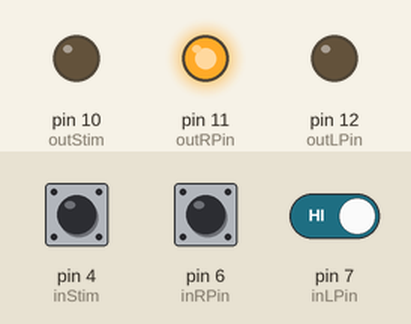
Bench run of a sketch on a simulated Arduino Uno, built with avr-gcc and run on an emulated ATmega328P. On the bench: output pins drawn as LEDs (lit = HIGH). Inputs (shaded band) come from the test bench; at power-on: pin 4 (inStim) HIGH, pin 6 (inRPin) HIGH, pin 7 (inLPin) HIGH.

Above: at 1.2 s.
1.3 s: pin 4 (inStim) pulled LOW for 0.15 s
At 1.38 s:
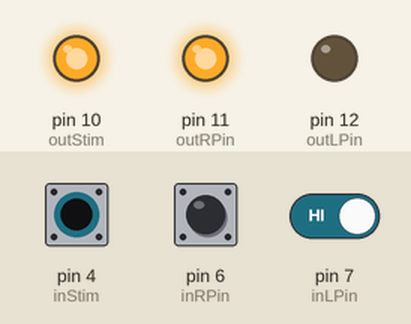
2.9 s: pin 6 (inRPin) pulled LOW for 0.15 s
At 4.2 s:
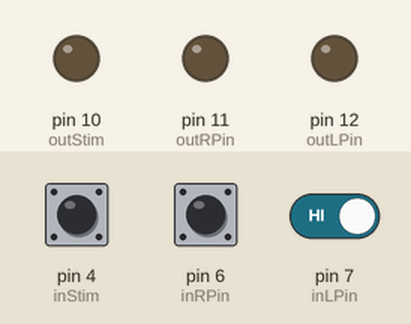
4.5 s: pin 4 (inStim) driven LOW and pin 7 (inLPin) driven LOW
At 5.7 s:
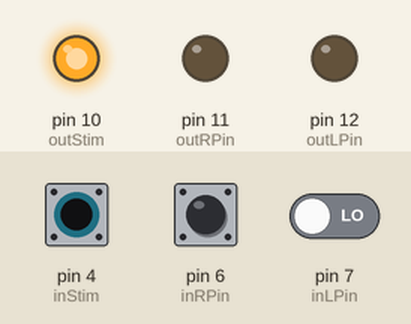
6.0 s: pin 4 (inStim) driven HIGH
At 7.2 s:
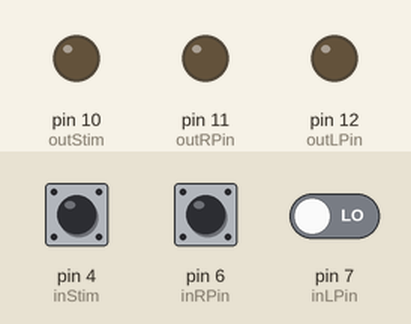
7.5 s: pin 4 (inStim) driven LOW
At 8.4 s:
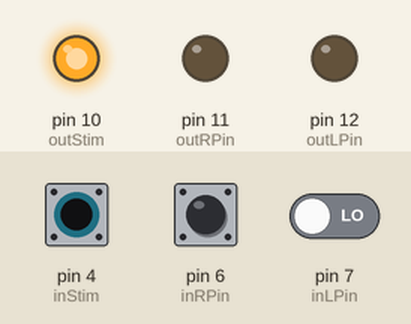
9.0 s: pin 6 (inRPin) driven LOW and pin 7 (inLPin) driven HIGH
At 9.4 s:
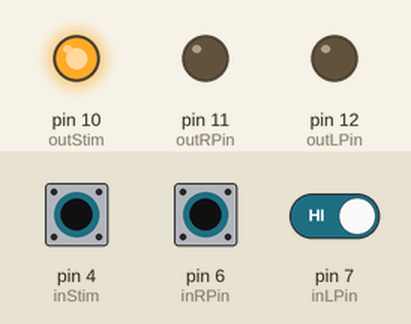
Timing chart, 0 to 11.5 s (numbered marks = the images above; inputs shaded):
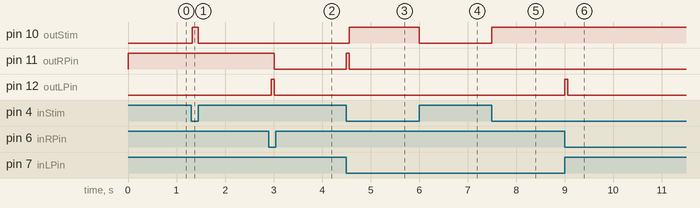

Measured:
- after the input at 1.3 s, pin 10 (outStim): LOW → HIGH at once, → LOW 0.13 s later
- after the input at 2.9 s, pin 11 (outRPin): HIGH → LOW after 0.11 s; pin 12 (outLPin): LOW → HIGH after 0.05 s, → LOW 0.06 s later
- after the input at 4.5 s, pin 10 (outStim): LOW → HIGH after 0.06 s; pin 11 (outRPin): LOW → HIGH at once, → LOW 0.06 s later
- after the input at 6.0 s, pin 10 (outStim): HIGH → LOW at once
- after the input at 7.5 s, pin 10 (outStim): LOW → HIGH at once
- after the input at 9.0 s, pin 12 (outLPin): LOW → HIGH at once, → LOW 0.06 s later

The sketch:

Linear_track_reward_plus_stim.ino
```cpp
static int outLPin = 12 ; // choose the pin for the left solenoid
static int outRPin = 11; // choose the pin for the right solenoid
static int outStim = 10;  // output pin for stim location
static int inLPin = 7;   // choose the input pin for left semsor
static int inRPin = 6;   // choose the input pin for right semsor
static int inStim = 4;   // input pin for stim location

static boolean ON = HIGH;
static boolean OFF = !ON;

int durL = 60; // duration left solenoid opens
int durR = 60; // duration right solenoid opens
int durStim = 60; //duration stim is on

boolean left = 0;     // variable for reading the pin status
boolean right = 0;
boolean conda = 0;

boolean nextLeft = 1;
boolean nextRight = 0;

byte next = outLPin;

void setup() {

  pinMode(outLPin, OUTPUT);  // declare left solenoid pin as output
  pinMode(outRPin, OUTPUT);  // declare right solenoid pin as output
  pinMode(outStim, OUTPUT);  // declare stim output pin as output
  pinMode(inLPin, INPUT);    // declare left sensor as input
  pinMode(inRPin, INPUT);    // declare right sensor as input
  pinMode(inStim, INPUT);    // declare stim input as input
  digitalWrite(outLPin, HIGH); // turn solenoids OFF
  digitalWrite(outRPin, HIGH);  // turn solenoids OFF
  digitalWrite(outStim, HIGH);
  pinMode(inLPin, INPUT_PULLUP);    // declare left sensor as input
  pinMode(inRPin, INPUT_PULLUP);    // declare right sensor as input
  pinMode(inStim, INPUT_PULLUP);
}

void loop(){
  if (next == outRPin){
    left = digitalRead(inLPin);  // read input value
    right = digitalRead(inRPin);  // read input value


    if (right == ON && left == OFF) {         // check if the input is HIGH (button released)
      digitalWrite(next, HIGH);  // turn LED ON
      delay(durR);
      digitalWrite(next, LOW);
      next = outLPin;
    } else {
      digitalWrite(next, LOW);  // turn LED OFF
    }
  } else {
    left = digitalRead(inLPin);  // read input value
    right = digitalRead(inRPin);  // read input value


    if (left == ON && right == OFF) {         // check if the input is HIGH (button released)
      digitalWrite(next, HIGH);  // turn LED ON
      delay(durL);
      digitalWrite(next, LOW);
      next = outRPin;
    } else {
      digitalWrite(next, LOW);  // turn LED OFF

    conda = digitalRead(inStim);
    if (conda == ON){
    digitalWrite(outStim, LOW); // turn on stim
    delay(durStim);
    digitalWrite(outStim, LOW); // turn off stim
    }else{
    digitalWrite(outStim, HIGH);
    }

    }

    }
  }
```
